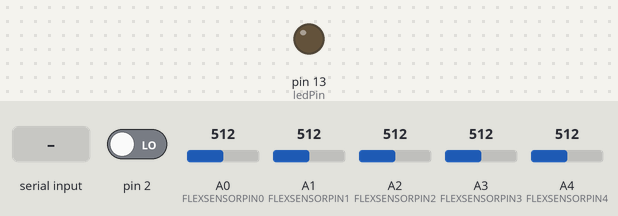
Simulated run of this sketch. Board: Arduino Uno, built with avr-gcc and run on an emulated ATmega328P. On the bench: output pins drawn as LEDs (lit = HIGH). The test bench sets the inputs (shaded band); at power-on: pin 2 LOW, A0 (FLEXSENSORPIN0) = 512, A1 (FLEXSENSORPIN1) = 512, A2 (FLEXSENSORPIN2) = 512, A3 (FLEXSENSORPIN3) = 512, A4 (FLEXSENSORPIN4) = 512. What the sketch prints to the serial monitor is not drawn.

Above: at 1.2 s.
1.3 s: pin 2 driven HIGH
At 2.4 s:
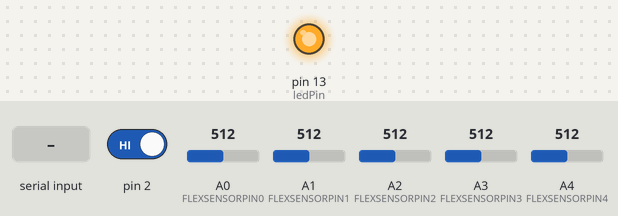
2.8 s: "read" received over Serial
Timing chart, 0 to 5.8 s (numbered marks = the images above; inputs shaded):
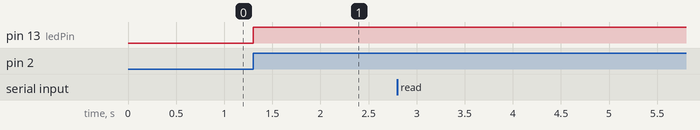

The sketch:

Ge_project.ino
```cpp
//Demo code//
//Sign language to speech glove//
//By: Pratyush,Megashyam and Shashank//
//Full code would be available on the presentation day//

#define FLEXSENSORPIN0 A0
#define FLEXSENSORPIN1 A1
#define FLEXSENSORPIN2 A2
#define FLEXSENSORPIN3 A3
#define FLEXSENSORPIN4 A4
#define MAXSIZE 30
int buttonState = 0;
char arr [MAXSIZE];
int Rx = 0;
int Tx = 1;
const int ledPin = 13;
float pinkyReading;
float ringReading;
float middleReading;
float indexReading;
float thumbReading;
void setup(){
  Serial.begin(9600);
  pinMode(2,INPUT);
  pinMode(ledPin, OUTPUT);
  pinMode(Rx,INPUT);
  pinMode(Tx,OUTPUT);
}
float singleReading(int pin)
{
  float reading;
  reading = analogRead(pin);
  return reading;
}

void loop(){
 int i=0;
 if(Serial.available() > 0) {
    while(Serial.available() > 0) {
      arr[i] = Serial.read();
      i++;
    }
  }
  if(strcmp(arr,"read") == 0){
    Serial.println("h");
    arr[2] = 'w';

  }  //Serial.println(arr);
  if ((buttonState != digitalRead(2)) || (strcmp(arr,"read")== 0)){

  digitalWrite(ledPin, HIGH);
  pinkyReading = singleReading(FLEXSENSORPIN1);
  ringReading = singleReading(FLEXSENSORPIN0);
  middleReading = singleReading(FLEXSENSORPIN2);
  indexReading = singleReading(FLEXSENSORPIN3);
  thumbReading = singleReading(FLEXSENSORPIN4);
  /*Serial.print("Single reading Pinky ");
  Serial.print("\t");
  Serial.println(pinkyReading);
  //delay(100);
  Serial.print("Single reading Ring ");
  Serial.print("\t");
  Serial.println(ringReading);
  //delay(100);
  Serial.print("Single reading Middle ");
  Serial.print("\t");
  Serial.println(middleReading);
  //delay(100);
  Serial.print("Single reading Index ");
  Serial.print("\t");
  Serial.println(indexReading);
  //delay(100);
  Serial.print("Single reading Thumb ");
  Serial.print("\t");
  Serial.println(thumbReading);
  Serial.println("*********************************************************");
  //delay(100);*/
  delay(200);
  //Mapping alphabets and numbers with flex sensor values
 if((pinkyReading > 843) && (ringReading > 838) && ((middleReading > 770) && (middleReading < 805)) && ((indexReading > 735) && (indexReading < 770)))
 {
 Serial.println("h");
  arr[2] = 'w';


  }

  if(((pinkyReading > 750) && (pinkyReading < 800)) && (ringReading > 785) && ((middleReading > 780) && (middleReading < 838)) && ((indexReading > 750) && (indexReading < 850)))
 {
 Serial.println("i");
 arr[2] = 'w';
  }
  }
  /*value = map(value, 700, 900, 0, 255);//Map value 0-1023 to 0-255 (PWM)
  analogWrite(ledPin, value);          //Send PWM value to led
  delay(100);                          //Small delay
  */
}
```

Measured:
- after the input at 1.3 s, pin 13 (ledPin): LOW → HIGH at once
- after the input at 2.8 s, every drawn part: stays the same
